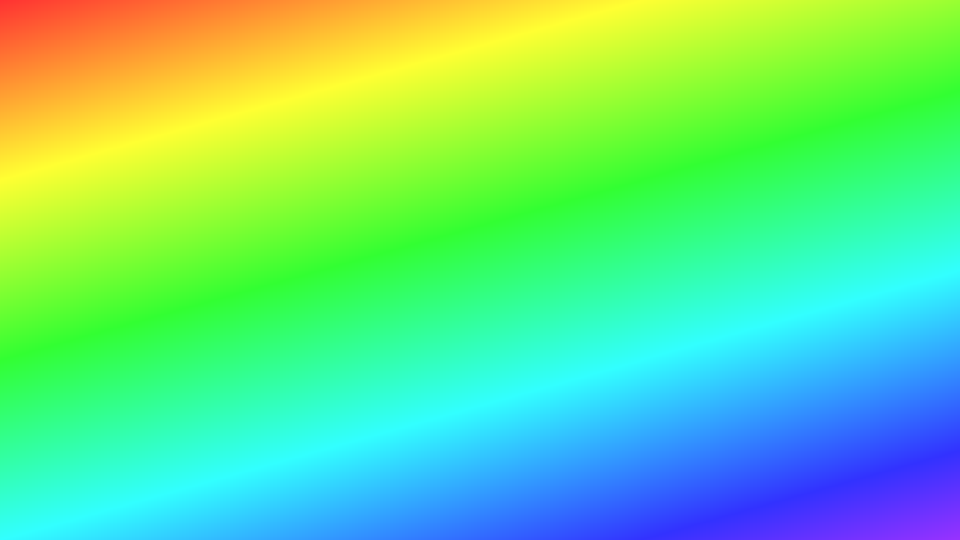
Frame 1 (no input)
Frame 60 (the mouse pressed at the canvas centre just before this capture): identical to frame 1, image omitted
Frame 120 (the mouse held since frame 60 and released just before this capture): identical to frame 1, image omitted

The Processing sketch that drew this single still picture (run headless with seeded random() and noise(); from frame 60 on, the mouse is pressed at the canvas centre):

// Processing sketch: sketch_xxx_lerpColor2
// ── sketch_xxx_lerpColor2.pde
float grid = 1;
ArrayList colors = new ArrayList();

// setup関数 : 初回1度だけ実行される
void setup() {
  size(960, 540); // ウィンドウサイズを960px,540pxに
  colorMode(HSB, 360, 100, 100); // HSBでの色指定にする
  smooth(); // 描画を滑らかに
  for (float x = 0; x <= width; x+= grid) {
    float hue = map(x, 0, width, 0, 90);
    color c1 = color(hue, 80, 100);
    color c2 = color((hue+180)%360, 80, 100);
    if (hue <(hue+180)%360) {
      colors.add(c1);
      colors.add(c2);
    } else {
      colors.add(c2);
      colors.add(c1);
    }
  }
}

// draw関数 : setup関数実行後繰り返し実行される
void draw() {
  background(0, 0, 100);
  int i = 0;
  for (float x = 0; x <= width; x+= grid) {
    for (float y = 0; y < height; y+= 1) {
      color c1 = (color)colors.get(i);
      color c2 = (color)colors.get(i+1);
      float n = map(y, 0, height, 0, 1.0);
      color c = lerpColor(c1, c2, n);
      stroke(c);
      strokeWeight(grid);
      strokeCap(PROJECT);
      line(x+grid/2, y, x+grid/2, y+grid);
    }
    i+=2;
  }
}
